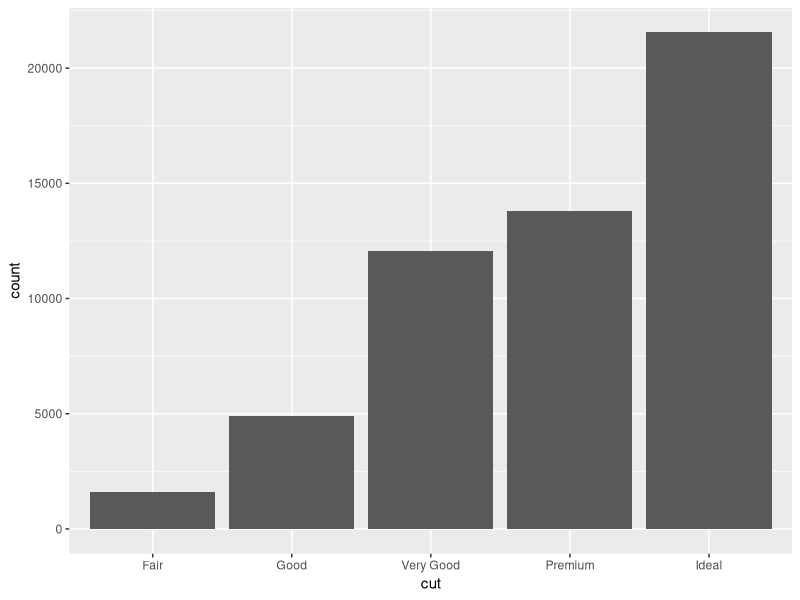
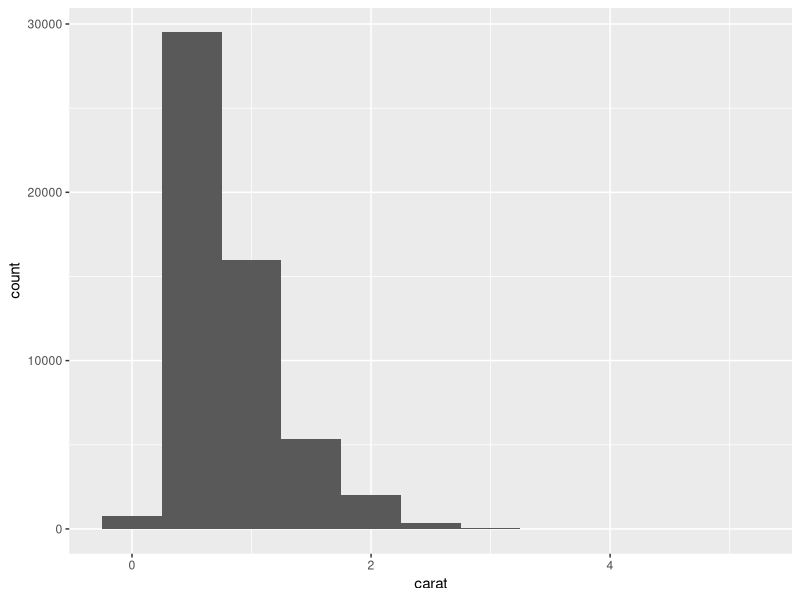
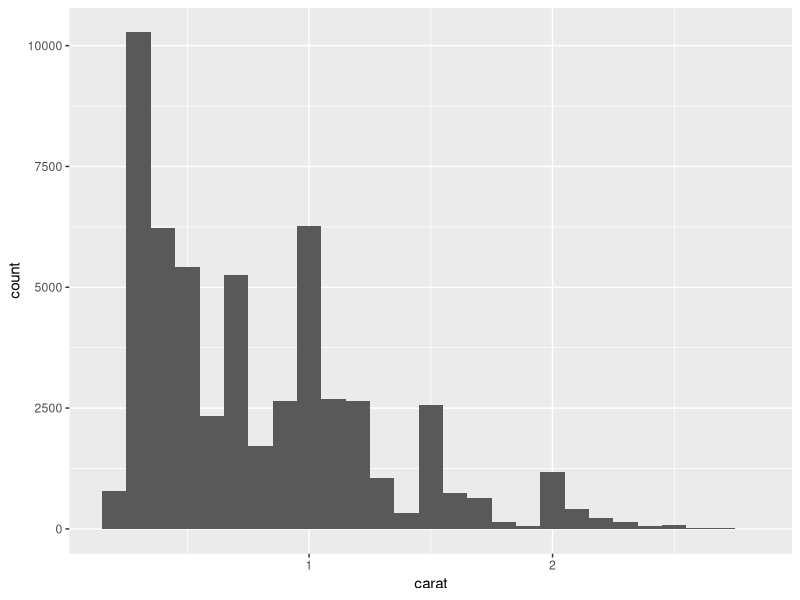
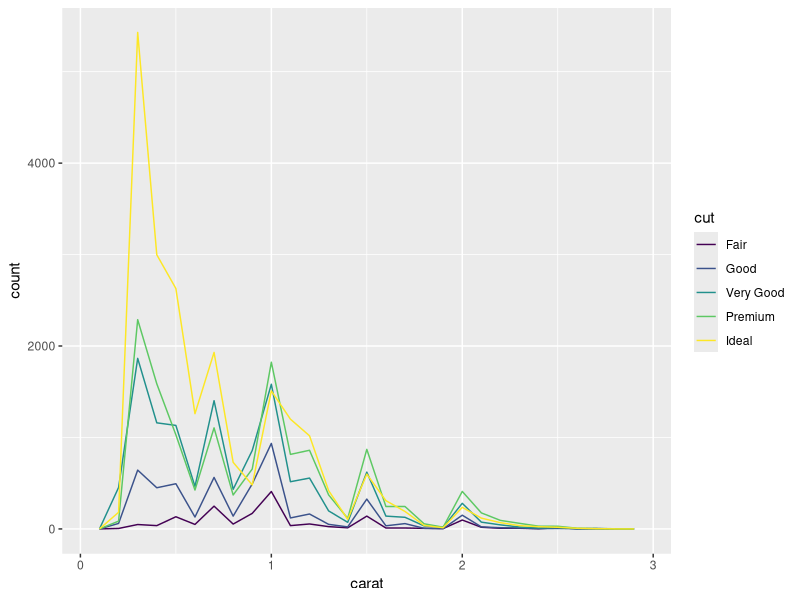
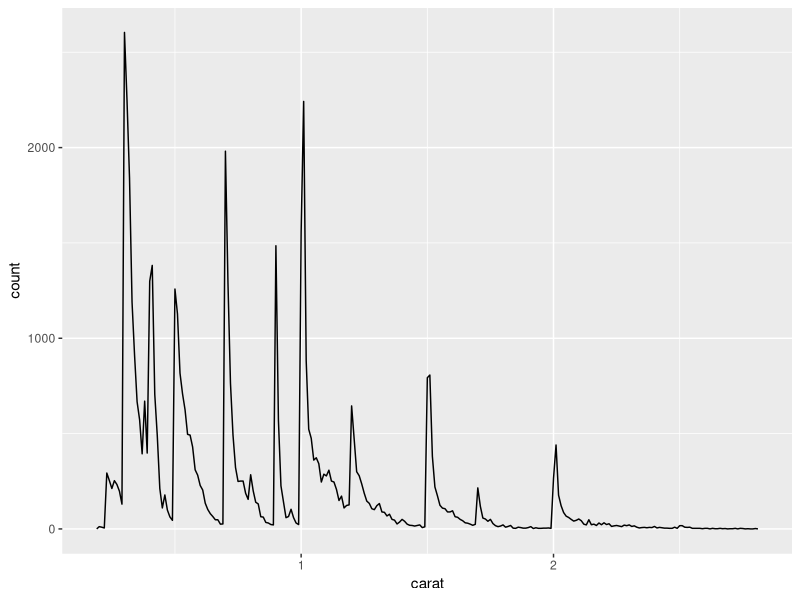
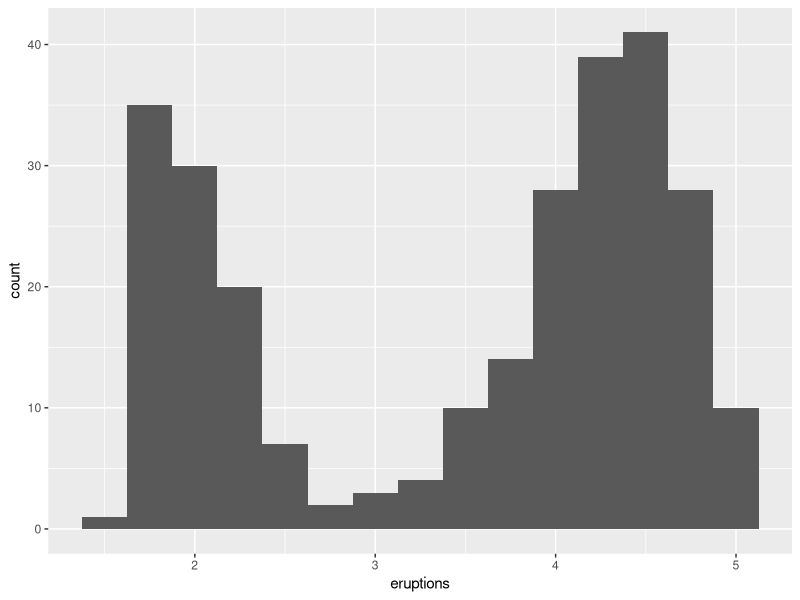
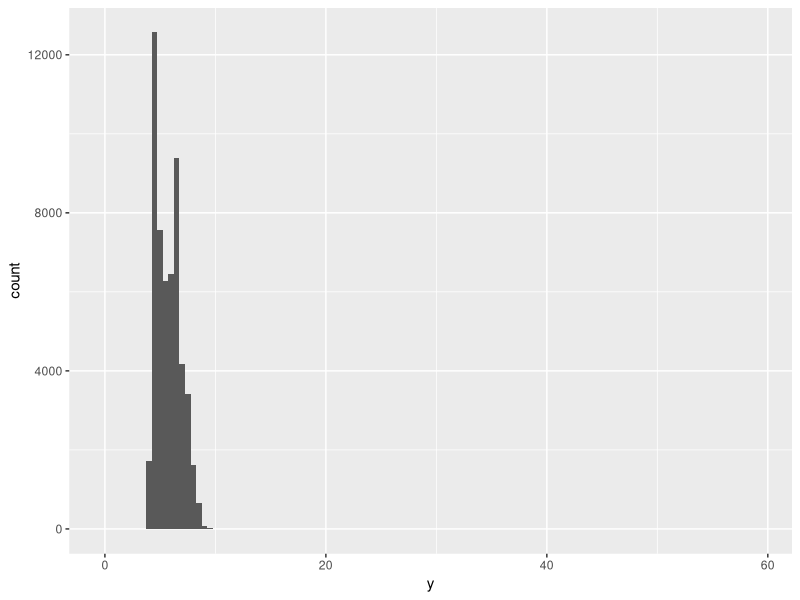
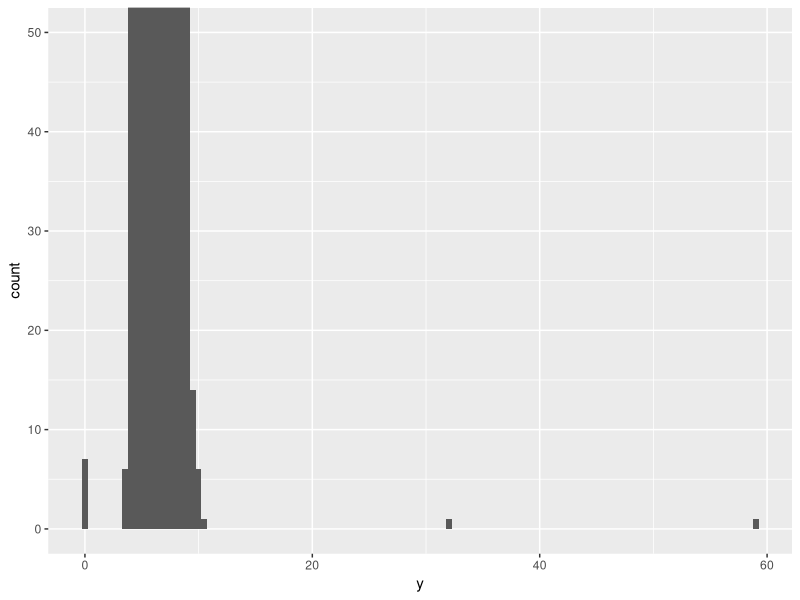

The R source for these figures, in order:
# Variation
# Visualize distributions

library(tidyverse)

glimpse(diamonds)

ggplot(diamonds) + geom_bar(mapping = aes(x=cut))

# Categorical/discrete variable
diamonds %>% count(cut)

# Continuous variable
ggplot(data=diamonds) +
  geom_histogram(mapping = aes(x=carat),
                 binwidth=0.5)

diamonds %>% count(cut_width(carat, 0.5))

small <- diamonds %>% filter(carat < 3)

ggplot(data = small, mapping=aes(x=carat)) +
  geom_histogram(binwidth=0.1)

ggplot(data = small, mapping = aes(x=carat, color=cut)) + 
  geom_freqpoly(binwidth=0.1)

ggplot(data = small, mapping = aes(x=carat)) + 
  geom_freqpoly(binwidth=0.01)

# New dataset
glimpse(faithful)

ggplot(data=faithful, mapping=aes(x=eruptions)) + 
  geom_histogram(binwidth=0.25)

ggplot(data=diamonds) + geom_histogram(mapping=aes(x=y), binwidth=0.5)

ggplot(data=diamonds) + geom_histogram(mapping=aes(x=y), binwidth=0.5) +
  coord_cartesian(ylim=c(0, 50))

outliers <- diamonds %>% filter(y < 3 | y > 20) %>% select(price, x, y, z) %>% 
   arrange(y)

outliers
